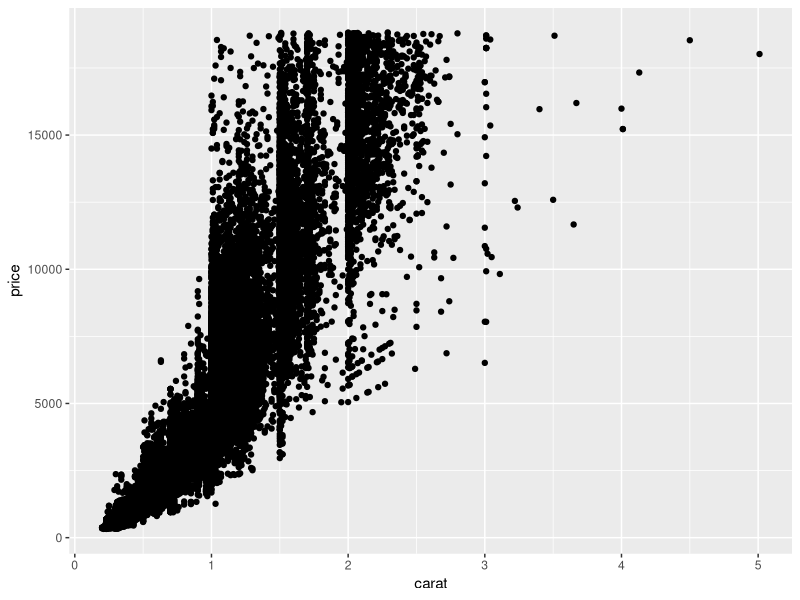
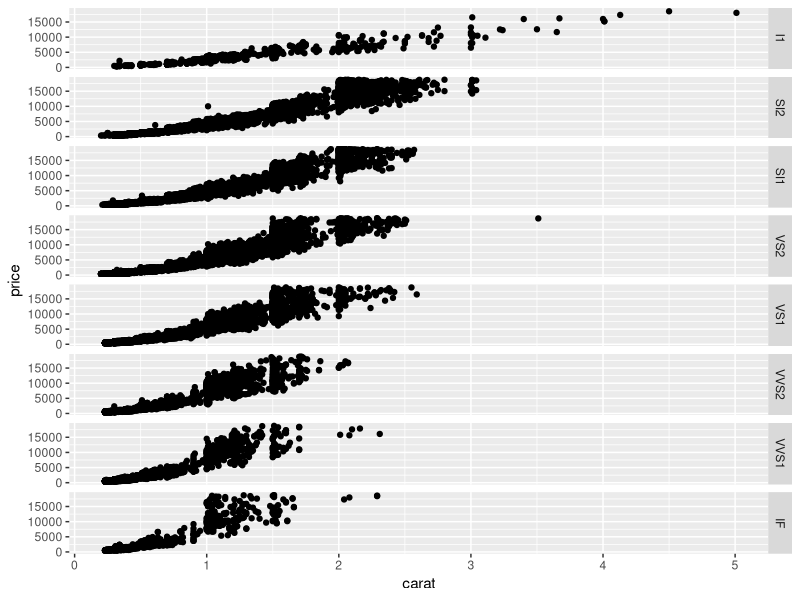
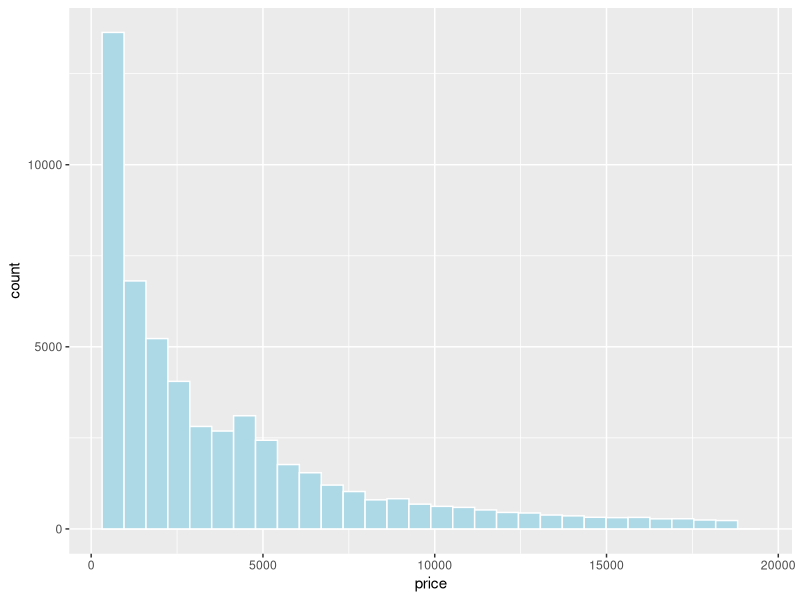
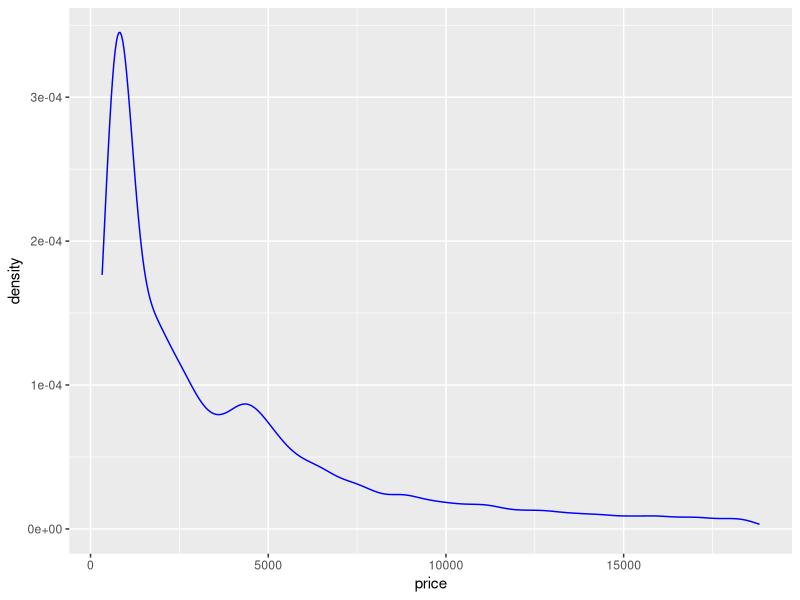
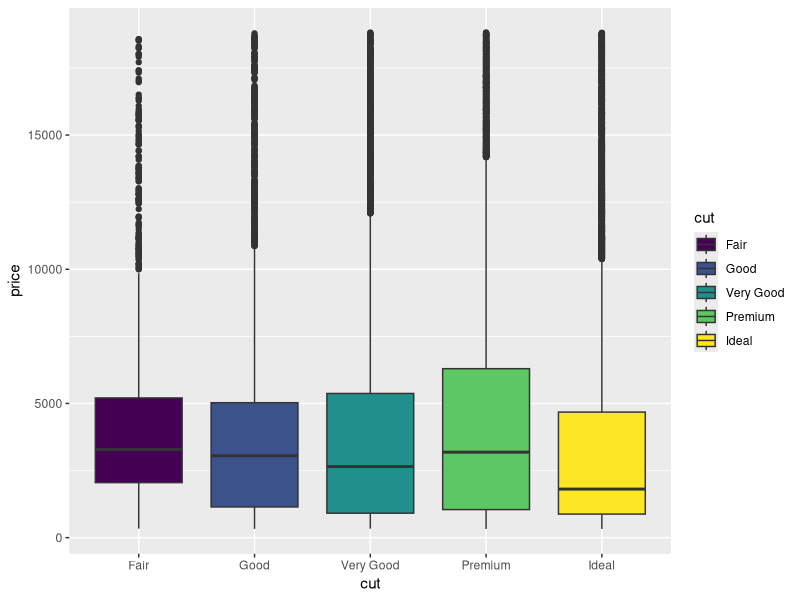
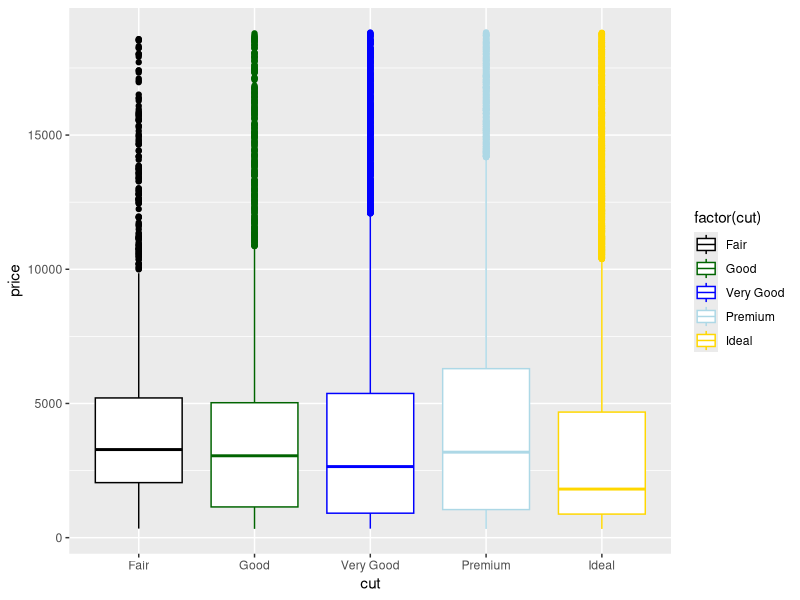
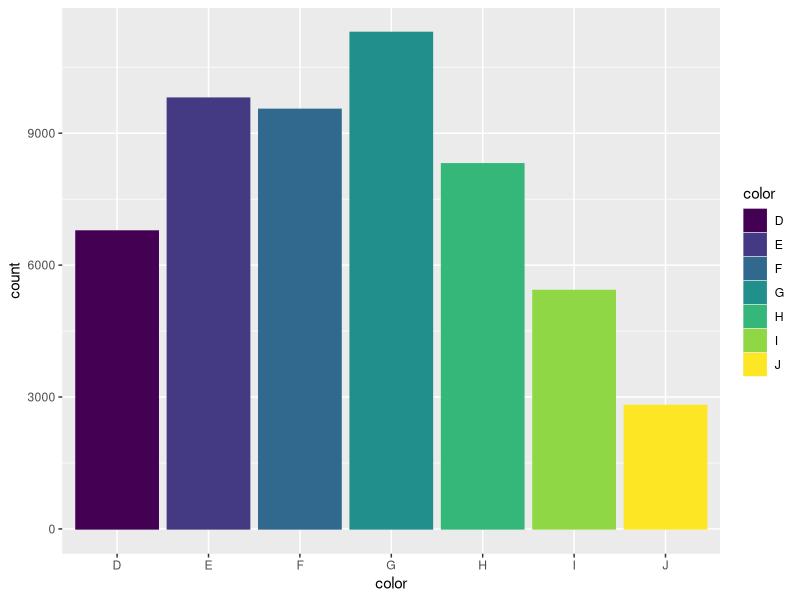
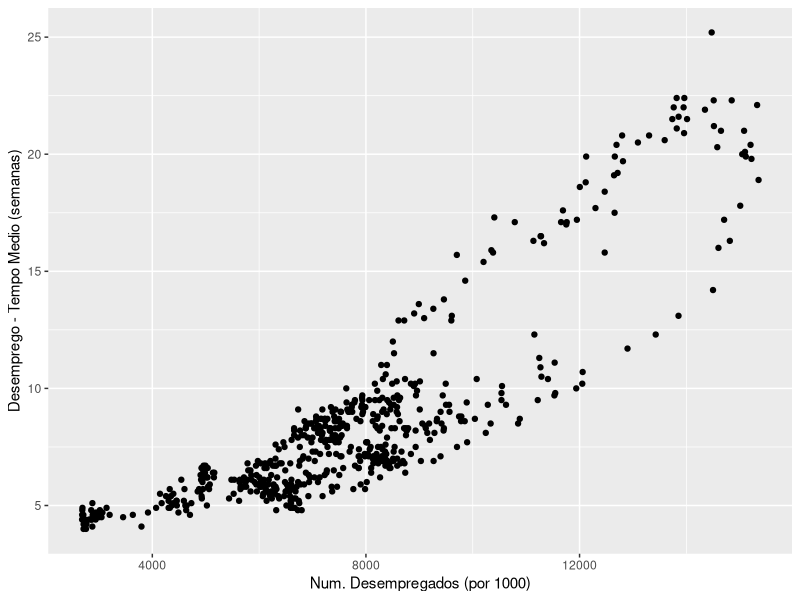

Write R code to recreate these figures, in order.
## ---- chunk 1
require(ggplot2)
require(dplyr)
require(tidyr)
require(magrittr)
require(lubridate)
## ---- chunk 2
#item 1
# Aesthetics obrigatorios de geom_point(): x,y conforme help()

#item 2
ggplot(diamonds,aes(carat,price))+geom_point()+xlab("carat")+ylab("price")

#item 3
ggplot(diamonds,aes(carat,price))+geom_point()+xlab("carat")+ylab("price")+facet_grid(clarity ~.)

#item 4
# Aesthetics obrigatorios de geom_histogram(): x conforme help()

#item 5
ggplot(diamonds,aes(x=price))+geom_histogram(fill="light blue",colour="white")

#item 6
ggplot(diamonds,aes(x=price))+geom_density(colour="blue")

#item 7
# Aesthetics obrigatorios de geom_boxplot(): lower,middle,upper,x,ymax,ymin

#item 8
ggplot(diamonds,aes(x=as.factor(cut),y=price,lower=quantile(price,.25),
                    middle=median(price),upper=quantile(price,.75),
                    ymax=max(price),ymin=min(price),
                    fill=as.factor(cut)))+geom_boxplot()+xlab("cut")+labs(fill="cut")

#item 9
graf <- ggplot(diamonds,aes(x=as.factor(cut),y=price,lower=quantile(price,.25),
                    middle=median(price),upper=quantile(price,.75),
                    ymax=max(price),ymin=min(price)))

                    graf+geom_boxplot(aes(colour=factor(cut)))+xlab("cut")+guides(fill=FALSE)+scale_color_manual(values=c("Fair"="black","Good"="dark green","Very Good"="blue","Premium"="light blue","Ideal"="gold"))
                    
       
#item 10
#Aesthetics obrigatorios de geom_bar: x
                    
#item 11
ggplot(diamonds,aes(color))+geom_bar(aes(colour=color,fill=color))

#item 12
ggplot(economics,aes(x=unemploy,y=uempmed))+geom_point()+ylab("Desemprego - Tempo Medio (semanas)")+xlab("Num. Desempregados (por 1000)")

#item 13
ggplot(economics,aes(x=unemploy,y=uempmed))+geom_point(aes(colour=factor(year(date))))+ylab("Desemprego - Tempo Medio (semanas)")+xlab("Num. Desempregados (por 1000)")+theme_classic()+theme(legend.position="none")

#item 14

                    
